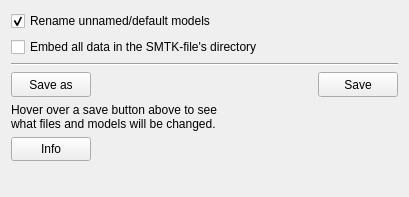
<?xml version="1.0" encoding="UTF-8"?>
<ui version="4.0">
 <class>smtkSaveModelParameters</class>
 <widget class="QWidget" name="smtkSaveModelParameters">
  <property name="geometry">
   <rect>
    <x>0</x>
    <y>0</y>
    <width>409</width>
    <height>197</height>
   </rect>
  </property>
  <property name="windowTitle">
   <string>Form</string>
  </property>
  <layout class="QVBoxLayout" name="verticalLayout">
   <item>
    <widget class="QCheckBox" name="RenameModelsBtn">
     <property name="text">
      <string>Rename unnamed/default models</string>
     </property>
     <property name="checked">
      <bool>true</bool>
     </property>
    </widget>
   </item>
   <item>
    <widget class="QCheckBox" name="EmbedDataBtn">
     <property name="text">
      <string>Embed all data in the SMTK-file's directory</string>
     </property>
    </widget>
   </item>
   <item>
    <widget class="Line" name="line">
     <property name="orientation">
      <enum>Qt::Horizontal</enum>
     </property>
    </widget>
   </item>
   <item>
    <layout class="QHBoxLayout" name="horizontalLayout">
     <property name="spacing">
      <number>0</number>
     </property>
     <item>
      <widget class="QPushButton" name="SaveAsBtn">
       <property name="sizePolicy">
        <sizepolicy hsizetype="Minimum" vsizetype="MinimumExpanding">
         <horstretch>0</horstretch>
         <verstretch>0</verstretch>
        </sizepolicy>
       </property>
       <property name="text">
        <string>Save as</string>
       </property>
       <property name="autoDefault">
        <bool>true</bool>
       </property>
      </widget>
     </item>
     <item>
      <spacer name="horizontalSpacer">
       <property name="orientation">
        <enum>Qt::Horizontal</enum>
       </property>
       <property name="sizeHint" stdset="0">
        <size>
         <width>17</width>
         <height>17</height>
        </size>
       </property>
      </spacer>
     </item>
     <item>
      <widget class="QPushButton" name="SaveBtn">
       <property name="sizePolicy">
        <sizepolicy hsizetype="Minimum" vsizetype="MinimumExpanding">
         <horstretch>0</horstretch>
         <verstretch>0</verstretch>
        </sizepolicy>
       </property>
       <property name="text">
        <string>Save</string>
       </property>
       <property name="autoDefault">
        <bool>true</bool>
       </property>
      </widget>
     </item>
    </layout>
   </item>
   <item>
    <widget class="QLabel" name="SaveSummaryLabel">
     <property name="text">
      <string>Hover over a save button above to see
what files and models will be changed.</string>
     </property>
     <property name="textInteractionFlags">
      <set>Qt::LinksAccessibleByMouse|Qt::TextSelectableByKeyboard|Qt::TextSelectableByMouse</set>
     </property>
    </widget>
   </item>
   <item>
    <layout class="QHBoxLayout" name="horizontalLayout_2">
     <item>
      <widget class="QPushButton" name="InfoBtn">
       <property name="sizePolicy">
        <sizepolicy hsizetype="Minimum" vsizetype="MinimumExpanding">
         <horstretch>0</horstretch>
         <verstretch>0</verstretch>
        </sizepolicy>
       </property>
       <property name="text">
        <string>Info</string>
       </property>
      </widget>
     </item>
     <item>
      <spacer name="horizontalSpacer_2">
       <property name="orientation">
        <enum>Qt::Horizontal</enum>
       </property>
       <property name="sizeHint" stdset="0">
        <size>
         <width>17</width>
         <height>17</height>
        </size>
       </property>
      </spacer>
     </item>
    </layout>
   </item>
   <item>
    <spacer name="verticalSpacer">
     <property name="orientation">
      <enum>Qt::Vertical</enum>
     </property>
     <property name="sizeHint" stdset="0">
      <size>
       <width>20</width>
       <height>1</height>
      </size>
     </property>
    </spacer>
   </item>
  </layout>
 </widget>
 <tabstops>
  <tabstop>RenameModelsBtn</tabstop>
  <tabstop>SaveAsBtn</tabstop>
  <tabstop>SaveBtn</tabstop>
 </tabstops>
 <resources/>
 <connections/>
</ui>
